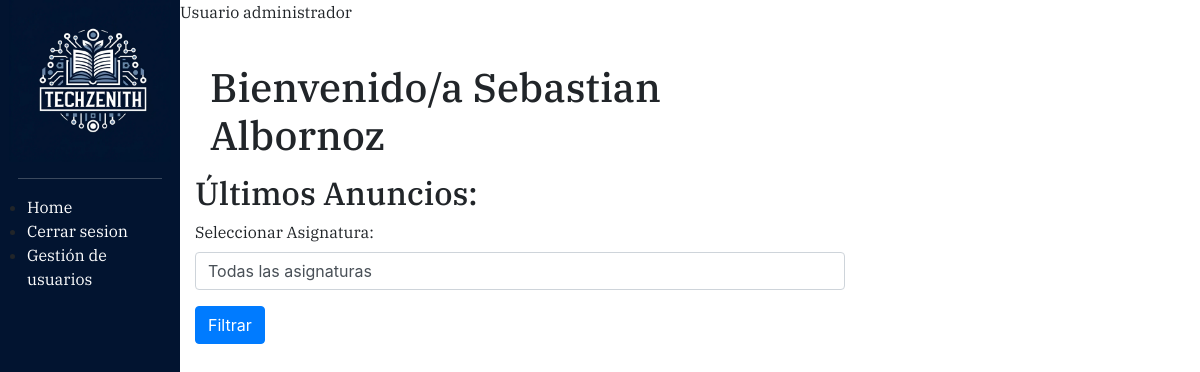
The page /home/ (signed in) on the database as committed earlier.
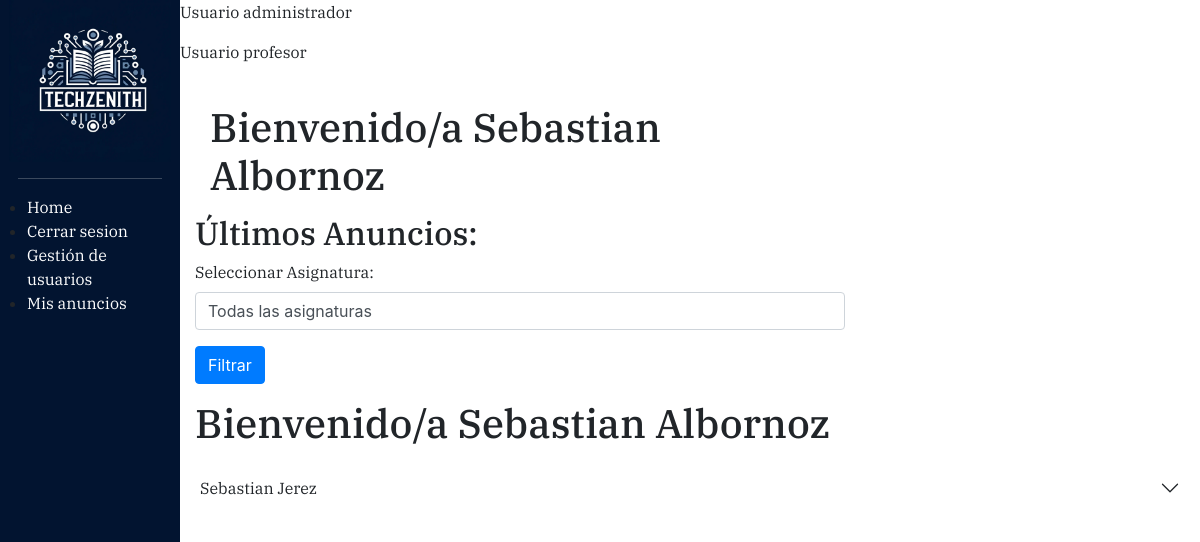
The same page on the database as committed later.
### aula_virtual/models.py (models this page shows, shortened)
class Usuario(AbstractUser):
    tutor = models.ForeignKey('self', on_delete=models.SET_NULL, null=True, blank=True, related_name='alumnos')

### aula_virtual/views.py (the view)
# urls.py: 2. Add a URL to urlpatterns:  path('', views.home, name='home')
@login_required
def home(request):
    data = {}
    usuario = request.user
    data['usuario'] = usuario
    if usuario.is_superuser:
        data["es_administrador"] = True
    if usuario.groups.filter(name="Apoderados").exists():
        data["es_apoderado"] = True
        alumnos = list(Usuario.objects.all().filter(tutor = usuario))
        data['mis_alumnos'] = []
        for alumno in alumnos:
            asistencias = Asistencia.objects.all().filter(alumno = alumno)
            ausencias = asistencias.filter(estado='A')
            asistencias_justificadas = AsistenciaJustificacion.objects.values_list('ID_asistencia', flat=True)
            ausencias_no_justificadas = list(ausencias.exclude(id__in=asistencias_justificadas))
            retrasos = asistencias.filter(estado='R')
            retrasos_no_justificados = list(retrasos.exclude(id__in=asistencias_justificadas))
            new_alumno = {
                "nombre": f'{alumno.first_name} {alumno.last_name}',
                "username": alumno.username,
                "total_asistencias": len(list(asistencias)),
                "total_presente": len(list(asistencias.filter(estado = "P"))),
                "total_ausente": len(list(ausencias)),
                "total_retraso": len(list(retrasos)),
                "total_sin_registrar": len(list(asistencias.filter(estado = "S"))),
                "ausencia_no_justificada": len(ausencias_no_justificadas),
                "retraso_no_justificado": len(retrasos_no_justificados),
            }
            data['mis_alumnos'].append(new_alumno)
    if usuario.groups.filter(name="Alumnos").exists():
        data["es_alumno"] = True
        asignaturas_usuario = RegistroAsignatura.objects.filter(usuario=usuario).values_list('asignatura', flat=True)
        asignaturas = Asignatura.objects.filter(id__in=asignaturas_usuario)
        anuncios = Anuncio.objects.filter(asignatura__in=asignaturas)
        data['asignaturas'] = asignaturas
        data['anuncios'] = anuncios
    if usuario.groups.filter(name="Profesores").exists():
        data["es_profesor"] = True
    return render(request, 'aula_virtual/home.html', data)

### aula_virtual/templates/aula_virtual/home.html (shortened to what this page needs)
{% extends "aula_virtual/utilidades/base.html" %}
{% load static %}
{% block content %}
{% include 'aula_virtual/utilidades/menu-lateral.html' %}
<main id="pg-home">
    {% if es_administrador %}
    <p>Usuario administrador</p>
    {% endif %}
    {% if es_profesor %}
    <p>Usuario profesor</p>
    {% endif %}
    {% if es_alumno %}
        <div class="container mt-4">
            <div class="row">
                <div class="col-md-8">
                    <h1>Bienvenido/a {{ usuario.first_name }} {{ usuario.last_name }}</h1>
                    <h2>Últimos Anuncios:</h2>
                    <form method="get">
                        <div class="form-group">
                            <label for="selectAsignatura">Seleccionar Asignatura:</label>
                            <select class="form-control" id="selectAsignatura" name="asignatura">
                                <option value="">Todas las asignaturas</option>
                            </select>
                        </div>
                        <button type="submit" class="btn btn-primary">Filtrar</button>
                    </form>
                </div>
                <div class="col-md-4">
                </div>
            </div>
        </div>
    {% endif %}
    {% if es_apoderado %}
    <h1>Bienvenido/a {{usuario.first_name}} {{usuario.last_name}}</h1>
    <div class="accordion accordion-flush" id="accordionExample">
        {% for alumno in mis_alumnos %}
        <div class="accordion-item">
            <h2 class="accordion-header">
                <button class="accordion-button collapsed" type="button" data-bs-toggle="collapse"
                    data-bs-target="#collaps{{ forloop.counter }}" aria-expanded="false" aria-controls="collaps{{ forloop.counter }}">
                    {{ alumno.nombre }}
                </button>
            </h2>
        </div>
        {% endfor %}
    </div>
    {% endif %}
</main>
{% endblock %}

### aula_virtual/templates/aula_virtual/utilidades/base.html (shortened to what this page needs)
{% load static %}
<!DOCTYPE html>
<html lang="en">
<head>
    <link href="https://cdn.jsdelivr.net/npm/bootstrap@5.3.3/dist/css/bootstrap.min.css" rel="stylesheet">    <link rel="stylesheet" href="{% static 'aula_virtual/css/style.css' %}">
    <link rel="stylesheet" href="https://stackpath.bootstrapcdn.com/bootstrap/4.5.2/css/bootstrap.min.css">
</head>
<body>
    {% block content %}
    {% endblock %}
</body>
</html>

### aula_virtual/templates/aula_virtual/utilidades/menu-lateral.html (shortened to what this page needs)
{% load static %}
<aside id="menu-lateral" class="bg-darkblue">
    <img src="{% static 'aula_virtual/media/Logo-Techzenith.png' %}" alt="Logo de TechZenith">
    <hr>
    <nav>
        <ul>
            <li><a href="{% url 'home' %}">Home</a></li>
            <li><a href="{% url 'logout' %}">Cerrar sesion</a></li>
        {% if es_administrador %}
            <li><a href="/nuevo-usuario">Gestión de usuarios</a></li>
        {% endif %}
        {% if es_profesor %}
        <li><a href="/mis_anuncios">Mis anuncios</a></li>
        {% endif %}
        </ul>
    </nav>
</aside>

### aula_virtual/static/aula_virtual/css/style.css (style rules this page uses)
* { padding: 0; margin: 0; }
h1, h2, h3, h4, h5, h6, p, a, label { font-family: "IBM Plex Serif", serif; }
body { display: flex; flex-flow: row nowrap; }
hr { border: 0; height: 1px; width: 80%; background: white; margin: 10px 0; }
.bg-darkblue { background-color: #021430; }
#pg-home { width: 85vw; min-height: 100vh; }
#pg-home h1 { margin: 15px; }
#menu-lateral { min-height: 100vh; height: auto; width: 15vw; display: flex; flex-flow: column nowrap; justify-content: start; align-items: center; }
#menu-lateral img { width: 90%; }
#menu-lateral nav { width: 70%; }
#menu-lateral nav ul { padding: 0; width: 100%; }
#menu-lateral a { color: white; text-decoration: none; width: 100%; text-align: center; }

Rows that differ between the two databases and show on the page:
changed Usuario "Sebastian": first_name (not shown) → "Sebastian"; last_name (not shown) → "Albornoz"
Other text that changed with them:
text now shown: "Mis anuncios Usuario profesor Bienvenido/a"
new list line: "Sebastian Jerez"
